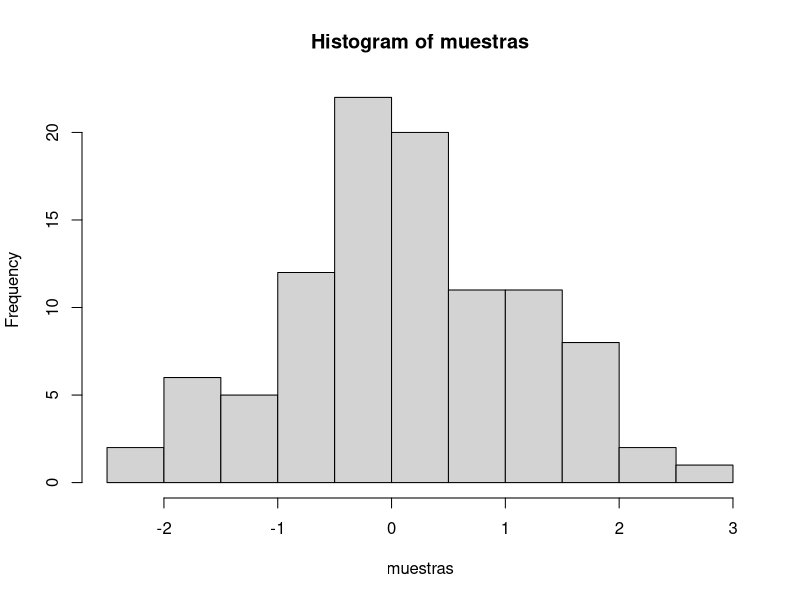

R code for this plot:
## ---- chunk 1
muestras <- rnorm(100, mean=0, sd=1)
hist(muestras)
